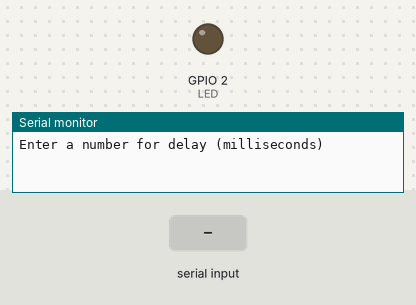
Simulated run of this sketch. Board: ESP32. Shown: output pins drawn as LEDs (lit = HIGH), the last lines printed to the serial monitor. Dashed ring = blinking. The inputs (shaded band) are chosen by the test bench.

Above: at 1.8 s.
1.9 s: "90,45\n" received over Serial
At 6.8 s:
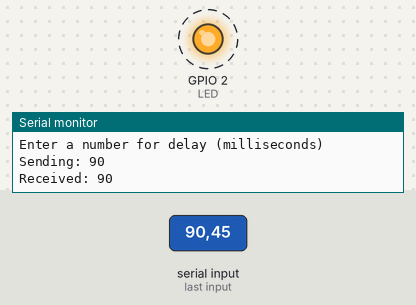
Timing chart, 0 to 10.9 s (numbered marks = the images above; inputs shaded):
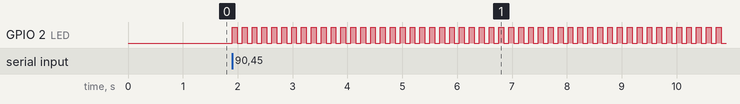

The sketch:

Binary_Semaphore.ino
```cpp
static const int LED = 2;
static SemaphoreHandle_t bin_sem;

void blink_led(void *parameters) {
  int num = *(int *)parameters;
  xSemaphoreGive(bin_sem);
  Serial.print("Received: ");
  Serial.println(num);
  pinMode(LED, OUTPUT);
  while (1) {
    digitalWrite(LED, HIGH);
    vTaskDelay(num / portTICK_PERIOD_MS);
    digitalWrite(LED, LOW);
    vTaskDelay(num / portTICK_PERIOD_MS);
  }
}

void setup() {
  long int delay_arg;
  Serial.begin(115200);
  vTaskDelay(1000 / portTICK_PERIOD_MS);
  Serial.println("Enter a number for delay (milliseconds)");
  while (Serial.available() <= 0);
  delay_arg = Serial.parseInt();
  Serial.print("Sending: ");
  Serial.println(delay_arg);
  bin_sem = xSemaphoreCreateBinary();
  xTaskCreatePinnedToCore(blink_led,"blink_led",1024,(void *)&delay_arg,1,NULL,1);
  xSemaphoreTake(bin_sem, portMAX_DELAY);
}

void loop() {
  vTaskDelay(1000 / portTICK_PERIOD_MS);
}
```

Measured:
- after the input at 1.9 s, GPIO 2 (LED): alternates HIGH for 0.09 s and LOW for 0.09 s, starting at once
